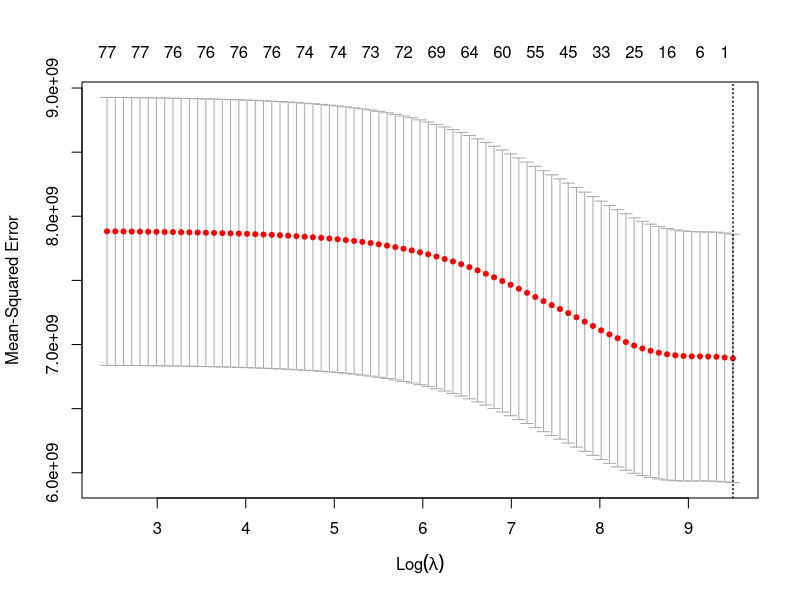

The R source for this figure: (Note: this script raises an error after producing the figure.)
setwd(dirname(rstudioapi::getActiveDocumentContext()$path))
library(glmnet)

housingDF <- read.csv("clean_house.csv")
x <- model.matrix(SalePrice ~ ., data = housingDF)[,-1]
y <- housingDF$SalePrice

grid.lambda <- 10^seq(10, -2, length = 100)
train <- sample(1:nrow(x), nrow(x)/2)
test <- (-train)
y.train <- y[train]
y.test <- y[test]

cv.out <- cv.glmnet(x[train, ], y.train, alpha = 0.5)
plot(cv.out)
best.lambda <- cv.out$lambda.min
best.lambda

alphalist<-seq(0,1,by=0.1)
elasticnet <- lapply(alphalist, function(x){cv.glmnet(x,y,alpha=x, )})
